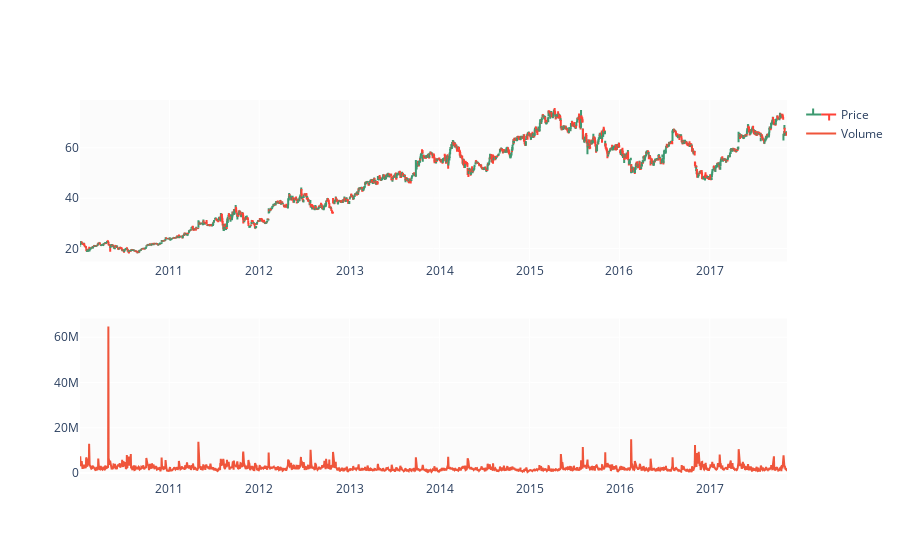

This figure's notebook cell:
### Code cell
fig = make_subplots(rows=2, cols=1)

fig.add_trace(go.Ohlc(x=df.Date,
                      open=df.Open,
                      high=df.High,
                      low=df.Low,
                      close=df.Close,
                      name='Price'), row=1, col=1)

fig.add_trace(go.Scatter(x=df.Date, y=df.Volume, name='Volume'), row=2, col=1)

fig.update(layout_xaxis_rangeslider_visible=False)
fig.show()

### Figure 1 — Plotly figure (JSON) as saved in the notebook; plotly's stock layout.template omitted (floating-point values rounded to 4 significant figures; data arrays with more than 128 entries replaced by an {"elided": "..."} marker saying what was removed)
{"data": [{"close": {"elided": "1979 float values"}, "high": {"elided": "1979 float values"}, "low": {"elided": "1979 float values"}, "name": "Price", "open": {"elided": "1979 float values"}, "type": "ohlc", "x": {"elided": "1979 str values"}, "xaxis": "x", "yaxis": "y"}, {"name": "Volume", "type": "scatter", "x": {"elided": "1979 str values"}, "xaxis": "x2", "y": {"elided": "1979 int values"}, "yaxis": "y2"}], "layout": {"xaxis": {"anchor": "y", "domain": [0, 1], "rangeslider": {"visible": false}}, "xaxis2": {"anchor": "y2", "domain": [0, 1]}, "yaxis": {"anchor": "x", "domain": [0.575, 1]}, "yaxis2": {"anchor": "x2", "domain": [0, 0.425]}}}
